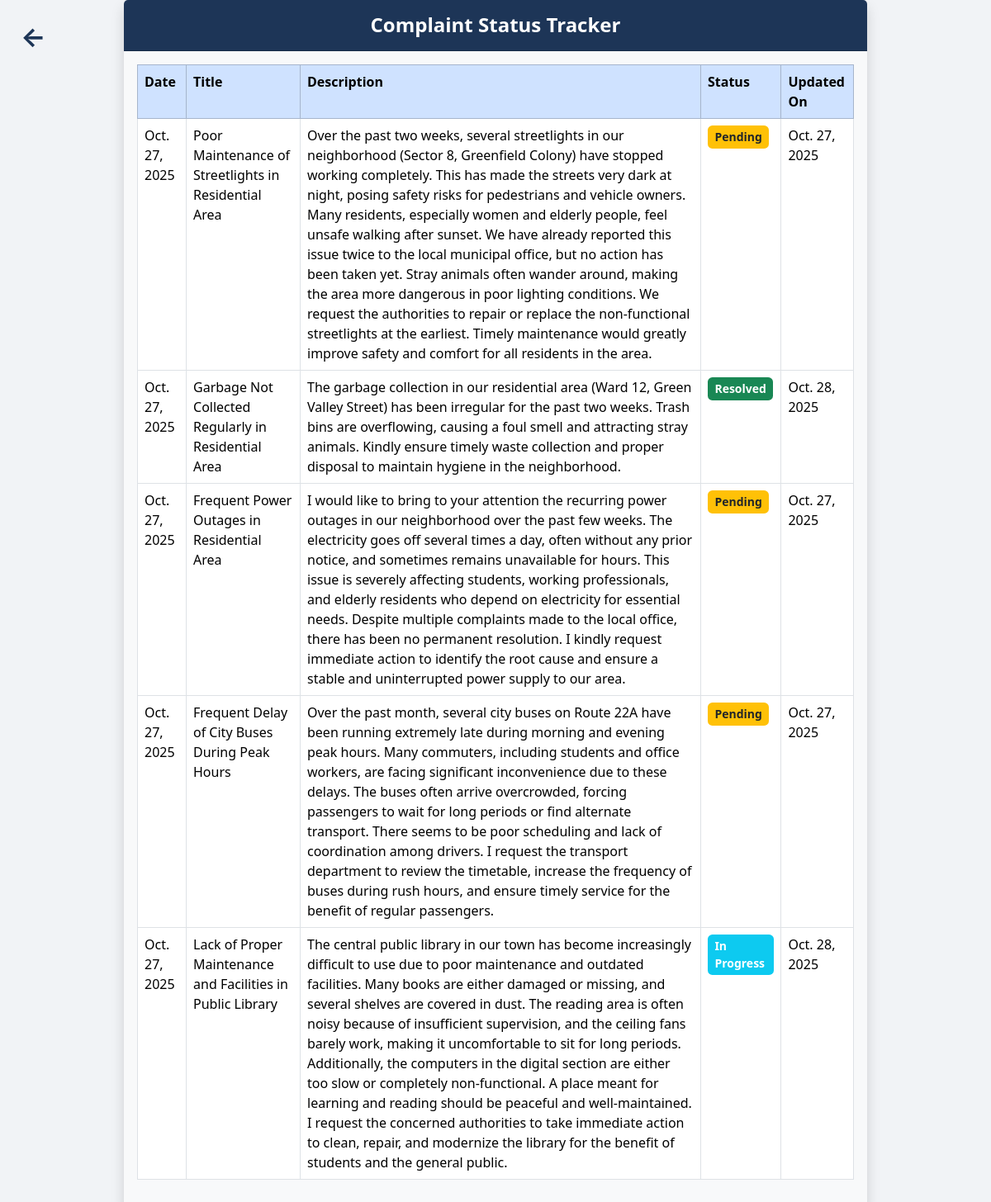
Page /submitted_complaints/ (signed in) on the earlier database version.
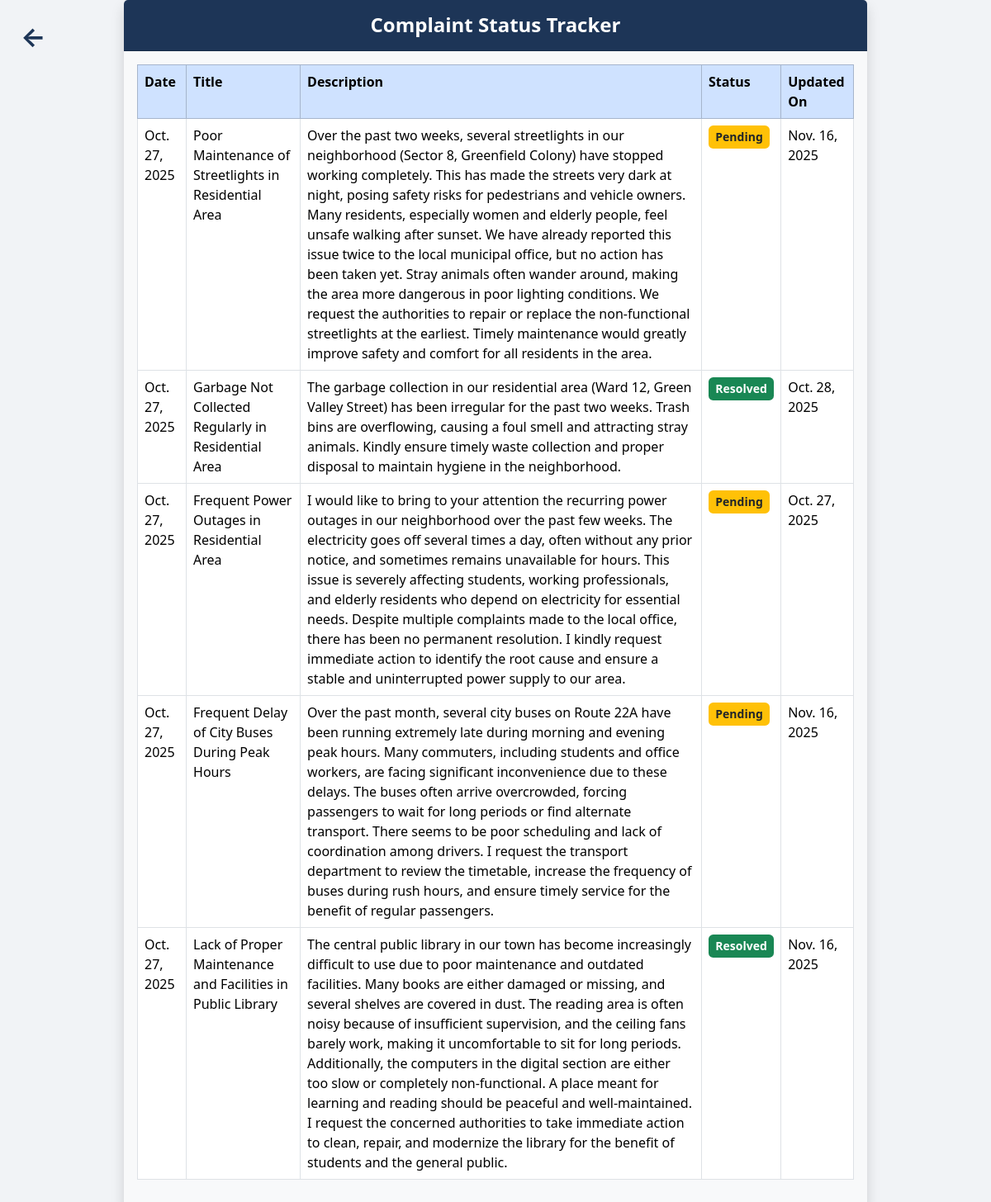
Same page on the later database version.
### complaint_manager_app/models.py (models this page shows, shortened)
class Complaint(models.Model):
    STATUS_CHOICES = [
        ('pending','Pending'),
        ('in_progress','In progress'),
        ('resolved','Resolved'),
    ]
    user = models.ForeignKey(User, on_delete=models.CASCADE, null=True, blank=True)
    name = models.CharField(max_length=100)
    email = models.EmailField(max_length=100)
    subject = models.CharField(max_length=100)
    description = models.TextField()
    created_at = models.DateField(auto_now_add=True)
    updated_at = models.DateField(auto_now=True)
    status= models.CharField(max_length=20, choices=STATUS_CHOICES, default='pending')

### complaint_manager_app/views.py (the view)
# urls.py: path('submitted_complaints/', views.submitted_complaints,name="submitted_complaints"),
@login_required
def submitted_complaints(request):
    mycomplaints = Complaint.objects.filter(user=request.user)
    return render(request, 'submitted_complaints.html', {"mycomplaints": mycomplaints})

### complaint_manager_app/templates/submitted_complaints.html (shortened to what this page needs)
{% extends "master.html" %}
{% load static %}
{% block content %}
<a href="{% url 'user_dashboard' %}" class="back-arrow">←</a>
<div class="container d-flex justify-content-center align-items-center min-vh-100">
  <div class="card shadow border-0 w-100" style="max-width: 900px;">
    <div class="card-header text-white text-center py-3" style="background-color: #1d3557;">
      <h4 class="mb-0 fw-semibold">Complaint Status Tracker</h4>
    </div>
    <div class="card-body bg-light">
      <div class="table-responsive">
        <table class="table table-bordered text-start align-top">
          <thead class="table-primary">
            <tr>
              <th>Date</th>
              <th>Title</th>
              <th>Description</th>
              <th>Status</th>
              <th>Updated On</th>
            </tr>
          </thead>
          <tbody>
            {% for x in mycomplaints %}
            <tr>
              <td>{{ x.created_at }}</td>
              <td>{{ x.subject }}</td>
              <td>{{ x.description }}</td>
              <td>
                {% if x.status|lower == 'pending' %}
                  <span class="status-badge bg-warning text-dark fw-bold">Pending</span>
                {% elif x.status|lower == 'in progress' or x.status|lower == 'in_progress' %}
                  <span class="status-badge bg-info text-white fw-bold">In Progress</span>
                {% elif x.status|lower == 'resolved' %}
                  <span class="status-badge bg-success text-white fw-bold">Resolved</span>
                {% endif %}
              </td>
              <td>{{ x.updated_at }}</td>
            </tr>
            {% empty %}
            <tr><td colspan="6" class="text-muted">No complaints submitted</td></tr>
            {% endfor %}
          </tbody>
        </table>
      </div>
    </div>
  </div>
</div>
{% endblock %}

Differences in the rows shown:
changed Complaint "Poor Maintenance of Streetlights in Residential Area": updated_at "Oct. 27, 2025" → "Nov. 16, 2025"
changed Complaint "Frequent Delay of City Buses During Peak Hours": updated_at "Oct. 27, 2025" → "Nov. 16, 2025"
changed Complaint "Lack of Proper Maintenance and Facilities in Public Library": updated_at "Oct. 28, 2025" → "Nov. 16, 2025"; status "In Progress" → "Resolved"
